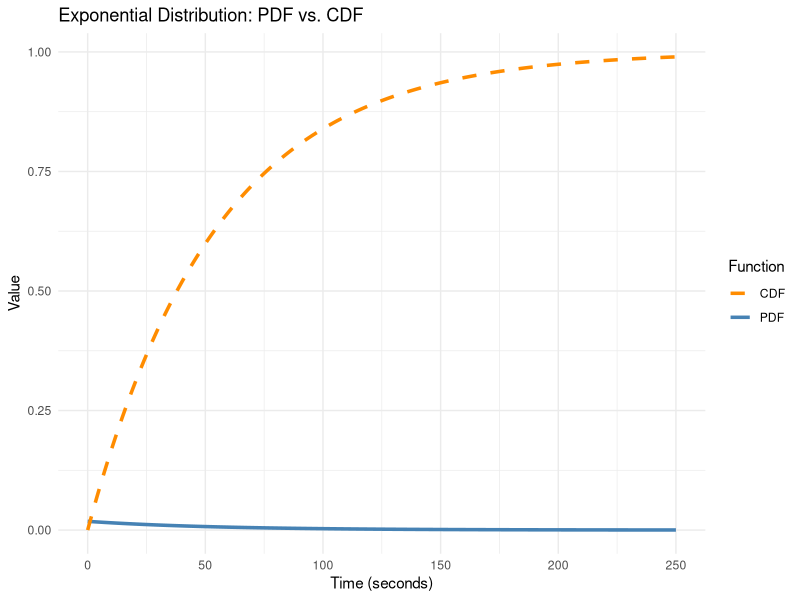

This figure's R source:
## ---- chunk 1
library(knitr)

person <- 1:30
time_secs <- c(
  62, 45, 22.78, 2, 104.2, 43, 104.2, 115.34, 91.63, 29.25,
  36.01, 7.36, 13.82, 61.91, 11.75, 2.81, 15.46, 75.10, 85.47,
  10.99, 13.6, 131.94, 41.26, 28.84, 46.69, 21.80, 53.86, 202.49,
  120, 40.91
)

waiting_times <- data.frame(
  Person = person,
  Waiting_Time_Seconds = round(time_secs, 2)  
)

kable(waiting_times, 
      caption = "Waiting Time Between Student Arrivals at the Elevator (in Seconds)",
      align = "c")  
## ---- chunk 2
time_secs <- c(
  62, 45, 22.78, 2, 104.2, 43, 104.2, 115.34, 91.63, 29.25,
  36.01, 7.36, 13.82, 61.91, 11.75, 2.81, 15.46, 75.10, 85.47,
  10.99, 13.6, 131.94, 41.26, 28.84, 46.69, 21.80, 53.86, 202.49,
  120, 40.91
)

n <- length(time_secs)
total_time <- sum(time_secs)
lambda <- n / total_time
mean_time <- 1 / lambda

cat("Mean waiting time:", round(mean_time, 3), "seconds\n")
## ---- chunk 3
time_secs <- c(
  62, 45, 22.78, 2, 104.2, 43, 104.2, 115.34, 91.63, 29.25,
  36.01, 7.36, 13.82, 61.91, 11.75, 2.81, 15.46, 75.10, 85.47,
  10.99, 13.6, 131.94, 41.26, 28.84, 46.69, 21.80, 53.86, 202.49,
  120, 40.91
)

n <- length(time_secs)
total_time <- sum(time_secs)
lambda <- n / total_time

pdf_vals <- lambda * exp(-lambda * time_secs)


pdf_results <- data.frame(
  Time_Seconds = round(time_secs, 2),
  PDF = round(pdf_vals, 5)
)

library(knitr)
kable(pdf_results, caption = "PDF Values for Each Data Point")

## ---- chunk 4
time_secs <- c(
  62, 45, 22.78, 2, 104.2, 43, 104.2, 115.34, 91.63, 29.25,
  36.01, 7.36, 13.82, 61.91, 11.75, 2.81, 15.46, 75.10, 85.47,
  10.99, 13.6, 131.94, 41.26, 28.84, 46.69, 21.80, 53.86, 202.49,
  120, 40.91
)

n <- length(time_secs)
total_time <- sum(time_secs)
lambda <- n / total_time

cdf_vals <- 1 - exp(-lambda * time_secs)

cdf_results <- data.frame(
  Time_Seconds = round(time_secs, 2),
  CDF = round(cdf_vals, 5)
)

library(knitr)
kable(cdf_results, caption = "CDF Values for Each Data Point")
## ---- chunk 5
lambda <- 30 / sum(time_secs)
time_30 <- 30
prob_within_30 <- 1 - exp(-lambda * time_30)
cat("Probability a student arrives within 30 seconds:", round(prob_within_30 * 100, 2), "%\n")
## ---- chunk 6
time_60 <- 60
prob_more_than_60 <- exp(-lambda * time_60)
cat("Probability of waiting more than 60 seconds:", round(prob_more_than_60 * 100, 2), "%\n")
## ---- chunk 7
mean_wait <- 1 / lambda
cat("Expected (mean) waiting time:", round(mean_wait, 2), "seconds\n")
## ---- chunk 8
library(ggplot2)

# Define lambda
lambda <- 30 / sum(time_secs)

# Define a sequence of time values (x)
x_vals <- seq(0, 250, by = 1)

# Compute PDF and CDF for each x
pdf_vals <- lambda * exp(-lambda * x_vals)
cdf_vals <- 1 - exp(-lambda * x_vals)

# Combine into a data frame
exp_data <- data.frame(
  Time = x_vals,
  PDF = pdf_vals,
  CDF = cdf_vals
)

# Plot
ggplot(exp_data, aes(x = Time)) +
  geom_line(aes(y = PDF, color = "PDF"), size = 1.2) +
  geom_line(aes(y = CDF, color = "CDF"), size = 1.2, linetype = "dashed") +
  labs(title = "Exponential Distribution: PDF vs. CDF",
       x = "Time (seconds)",
       y = "Value",
       color = "Function") +
  theme_minimal() +
  scale_color_manual(values = c("PDF" = "steelblue", "CDF" = "darkorange"))

